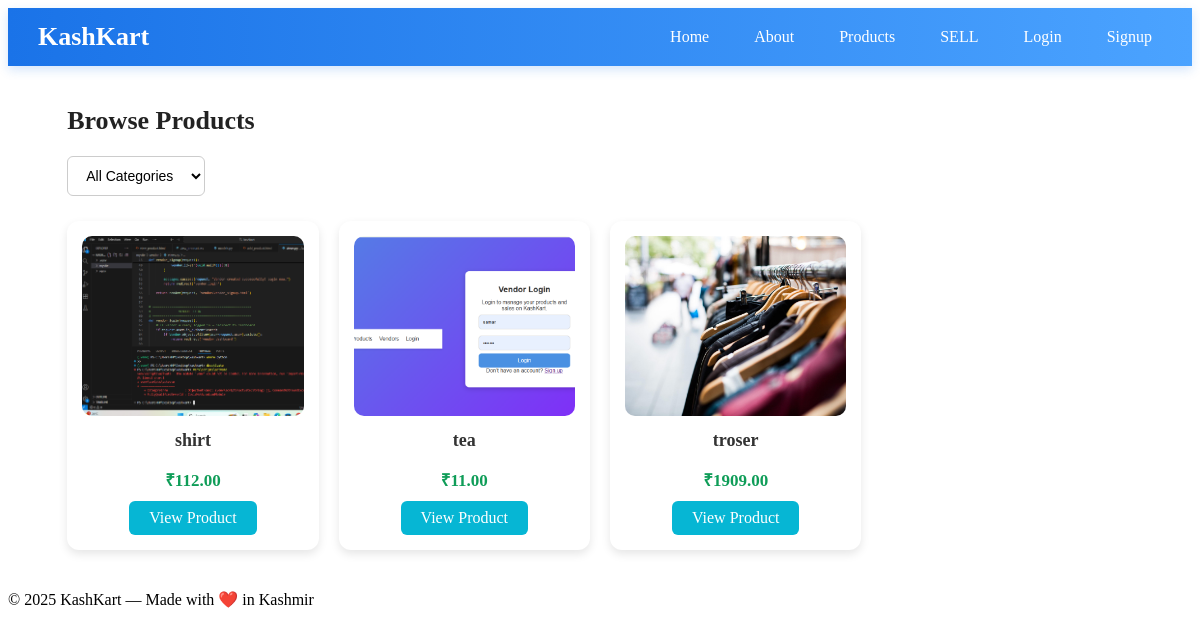
Screenshot of /products/ with the database file from the repository.
### products/models.py (models this page shows, shortened)
class Product(models.Model):
    vendor = models.ForeignKey("vendor.Vendor", on_delete=models.CASCADE, related_name="products")
    category = models.ForeignKey(Category, on_delete=models.SET_NULL, null=True, blank=True)
    product_name = models.CharField(max_length=200)
    description = models.TextField()
    price = models.DecimalField(max_digits=10, decimal_places=2)
    stock = models.PositiveIntegerField()
    image1 = models.ImageField(upload_to='products/', blank=True, null=True)
    image2 = models.ImageField(upload_to='products/', blank=True, null=True)
    image3 = models.ImageField(upload_to='products/', blank=True, null=True)
    image4 = models.ImageField(upload_to='products/', blank=True, null=True)
    created_at = models.DateTimeField(auto_now_add=True)

### products/views.py (the view)
# urls.py: path('', views.products_list, name='products_list'),
def products_list(request):
    category_id = request.GET.get("category")
    categories = Category.objects.all()
    if category_id:
        products = Product.objects.filter(category_id=category_id)
        selected = int(category_id)
    else:
        products = Product.objects.all()
        selected = None
    return render(request, "products/products_list.html", {
        "products": products,
        "categories": categories,
        "selected": selected,
    })

### products/templates/products/products_list.html (shortened to what this page needs)
{% extends 'layout.html' %}
{% load static %}
{% block extra_css %}
<link rel="stylesheet" href="{% static 'products/css/product_list.css' %}">
{% endblock %}
{% block content %}
<div class="product-page">
    <h2>Browse Products</h2>
    <form method="GET" class="category-filter">
       <select name="category" onchange="this.form.submit()">
    <option value="">All Categories</option>
</select>
    </form>
    <div class="product-grid">
        {% for product in products %}
        <div class="product-card">
            <img src="{{ product.image1.url }}" alt="{{ product.product_name }}">
            <h3>{{ product.product_name }}</h3>
            <p class="price">₹{{ product.price }}</p>
             <a href="{% url 'view_product' product.id %}" class="view-btn">
   View Product
</a>
        </div>
        {% endfor %}
    </div>
</div>
{% endblock %}

### products/static/products/css/product_list.css (style rules this page uses)
.product-page { width: 90%; margin: 40px auto; }
.product-page h2 { font-size: 26px; margin-bottom: 20px; color: #222; }
.category-filter select { padding: 10px 14px; font-size: 14px; border: 1px solid #ccc; border-radius: 6px; margin-bottom: 25px; background: #fff; cursor: pointer; }
.product-grid { display: grid; grid-template-columns: repeat(auto-fill, minmax(230px, 1fr)); gap: 20px; }
.product-card { background: white; border-radius: 12px; padding: 15px; box-shadow: 0 4px 10px rgba(0,0,0,0.1); transition: 0.3s; text-align: center; }
.product-card img { width: 100%; height: 180px; object-fit: cover; border-radius: 10px; }
.product-card h3 { font-size: 18px; margin: 10px 0 5px; color: #333; }
.product-card .price { color: #0f9d58; font-size: 17px; font-weight: 600; margin-bottom: 10px; }
.view-btn { display: inline-block; background: #06b6d4; color: white; padding: 8px 20px; border-radius: 6px; text-decoration: none; transition: 0.3s; }

### rows the page displays
Product: image1 (picture), product_name "shirt", price "112.00"
Product: image1 (picture), product_name "tea", price "11.00"
Product: image1 (picture), product_name "troser", price "1909.00"
